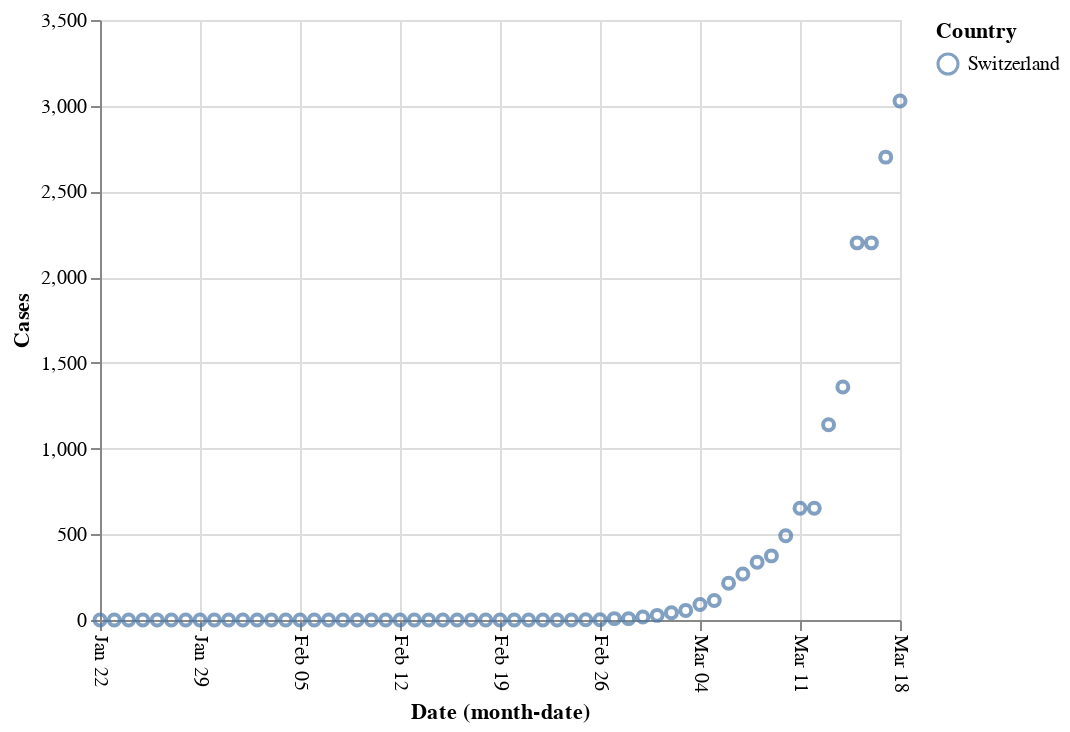

Write notebook code for a chart like this one.
### Code cell
alt.Chart(covid19[covid19.Country == 'Switzerland']
         ).mark_point().encode(x=alt.X('monthdate(Date)', 
                                                  axis=alt.Axis(labelAngle=90)), 
                                         y='Cases', color='Country')

### Figure 1 — Vega-Lite specification as saved in the notebook (floating-point values rounded to 4 significant figures)
{"config": {"view": {"continuousWidth": 400, "continuousHeight": 300}}, "data": {"name": "data-c0cfdfc2f4ca5ff5605430fe710fd37a"}, "mark": "point", "encoding": {"color": {"type": "nominal", "field": "Country"}, "x": {"type": "temporal", "axis": {"labelAngle": 90}, "field": "Date", "timeUnit": "monthdate"}, "y": {"type": "quantitative", "field": "Cases"}}, "$schema": "https://vega.github.io/schema/vega-lite/v4.0.2.json", "datasets": {"data-c0cfdfc2f4ca5ff5605430fe710fd37a": [{"Country": "Switzerland", "Province/State": null, "Cases": 0, "Date": "2020-01-22T00:00:00"}, {"Country": "Switzerland", "Province/State": null, "Cases": 0, "Date": "2020-01-23T00:00:00"}, {"Country": "Switzerland", "Province/State": null, "Cases": 0, "Date": "2020-01-24T00:00:00"}, {"Country": "Switzerland", "Province/State": null, "Cases": 0, "Date": "2020-01-25T00:00:00"}, {"Country": "Switzerland", "Province/State": null, "Cases": 0, "Date": "2020-01-26T00:00:00"}, {"Country": "Switzerland", "Province/State": null, "Cases": 0, "Date": "2020-01-27T00:00:00"}, {"Country": "Switzerland", "Province/State": null, "Cases": 0, "Date": "2020-01-28T00:00:00"}, {"Country": "Switzerland", "Province/State": null, "Cases": 0, "Date": "2020-01-29T00:00:00"}, {"Country": "Switzerland", "Province/State": null, "Cases": 0, "Date": "2020-01-30T00:00:00"}, {"Country": "Switzerland", "Province/State": null, "Cases": 0, "Date": "2020-01-31T00:00:00"}, {"Country": "Switzerland", "Province/State": null, "Cases": 0, "Date": "2020-02-01T00:00:00"}, {"Country": "Switzerland", "Province/State": null, "Cases": 0, "Date": "2020-02-02T00:00:00"}, {"Country": "Switzerland", "Province/State": null, "Cases": 0, "Date": "2020-02-03T00:00:00"}, {"Country": "Switzerland", "Province/State": null, "Cases": 0, "Date": "2020-02-04T00:00:00"}, {"Country": "Switzerland", "Province/State": null, "Cases": 0, "Date": "2020-02-05T00:00:00"}, {"Country": "Switzerland", "Province/State": null, "Cases": 0, "Date": "2020-02-06T00:00:00"}, {"Country": "Switzerland", "Province/State": null, "Cases": 0, "Date": "2020-02-07T00:00:00"}, {"Country": "Switzerland", "Province/State": null, "Cases": 0, "Date": "2020-02-08T00:00:00"}, {"Country": "Switzerland", "Province/State": null, "Cases": 0, "Date": "2020-02-09T00:00:00"}, {"Country": "Switzerland", "Province/State": null, "Cases": 0, "Date": "2020-02-10T00:00:00"}, {"Country": "Switzerland", "Province/State": null, "Cases": 0, "Date": "2020-02-11T00:00:00"}, {"Country": "Switzerland", "Province/State": null, "Cases": 0, "Date": "2020-02-12T00:00:00"}, {"Country": "Switzerland", "Province/State": null, "Cases": 0, "Date": "2020-02-13T00:00:00"}, {"Country": "Switzerland", "Province/State": null, "Cases": 0, "Date": "2020-02-14T00:00:00"}, {"Country": "Switzerland", "Province/State": null, "Cases": 0, "Date": "2020-02-15T00:00:00"}, {"Country": "Switzerland", "Province/State": null, "Cases": 0, "Date": "2020-02-16T00:00:00"}, {"Country": "Switzerland", "Province/State": null, "Cases": 0, "Date": "2020-02-17T00:00:00"}, {"Country": "Switzerland", "Province/State": null, "Cases": 0, "Date": "2020-02-18T00:00:00"}, {"Country": "Switzerland", "Province/State": null, "Cases": 0, "Date": "2020-02-19T00:00:00"}, {"Country": "Switzerland", "Province/State": null, "Cases": 0, "Date": "2020-02-20T00:00:00"}, {"Country": "Switzerland", "Province/State": null, "Cases": 0, "Date": "2020-02-21T00:00:00"}, {"Country": "Switzerland", "Province/State": null, "Cases": 0, "Date": "2020-02-22T00:00:00"}, {"Country": "Switzerland", "Province/State": null, "Cases": 0, "Date": "2020-02-23T00:00:00"}, {"Country": "Switzerland", "Province/State": null, "Cases": 0, "Date": "2020-02-24T00:00:00"}, {"Country": "Switzerland", "Province/State": null, "Cases": 1, "Date": "2020-02-25T00:00:00"}, {"Country": "Switzerland", "Province/State": null, "Cases": 1, "Date": "2020-02-26T00:00:00"}, {"Country": "Switzerland", "Province/State": null, "Cases": 8, "Date": "2020-02-27T00:00:00"}, {"Country": "Switzerland", "Province/State": null, "Cases": 8, "Date": "2020-02-28T00:00:00"}, {"Country": "Switzerland", "Province/State": null, "Cases": 18, "Date": "2020-02-29T00:00:00"}, {"Country": "Switzerland", "Province/State": null, "Cases": 27, "Date": "2020-03-01T00:00:00"}, {"Country": "Switzerland", "Province/State": null, "Cases": 42, "Date": "2020-03-02T00:00:00"}, {"Country": "Switzerland", "Province/State": null, "Cases": 56, "Date": "2020-03-03T00:00:00"}, {"Country": "Switzerland", "Province/State": null, "Cases": 90, "Date": "2020-03-04T00:00:00"}, {"Country": "Switzerland", "Province/State": null, "Cases": 114, "Date": "2020-03-05T00:00:00"}, {"Country": "Switzerland", "Province/State": null, "Cases": 214, "Date": "2020-03-06T00:00:00"}, {"Country": "Switzerland", "Province/State": null, "Cases": 268, "Date": "2020-03-07T00:00:00"}, {"Country": "Switzerland", "Province/State": null, "Cases": 337, "Date": "2020-03-08T00:00:00"}, {"Country": "Switzerland", "Province/State": null, "Cases": 374, "Date": "2020-03-09T00:00:00"}, {"Country": "Switzerland", "Province/State": null, "Cases": 491, "Date": "2020-03-10T00:00:00"}, {"Country": "Switzerland", "Province/State": null, "Cases": 652, "Date": "2020-03-11T00:00:00"}, {"Country": "Switzerland", "Province/State": null, "Cases": 652, "Date": "2020-03-12T00:00:00"}, {"Country": "Switzerland", "Province/State": null, "Cases": 1139, "Date": "2020-03-13T00:00:00"}, {"Country": "Switzerland", "Province/State": null, "Cases": 1359, "Date": "2020-03-14T00:00:00"}, {"Country": "Switzerland", "Province/State": null, "Cases": 2200, "Date": "2020-03-15T00:00:00"}, {"Country": "Switzerland", "Province/State": null, "Cases": 2200, "Date": "2020-03-16T00:00:00"}, {"Country": "Switzerland", "Province/State": null, "Cases": 2700, "Date": "2020-03-17T00:00:00"}, {"Country": "Switzerland", "Province/State": null, "Cases": 3028, "Date": "2020-03-18T00:00:00"}]}}
